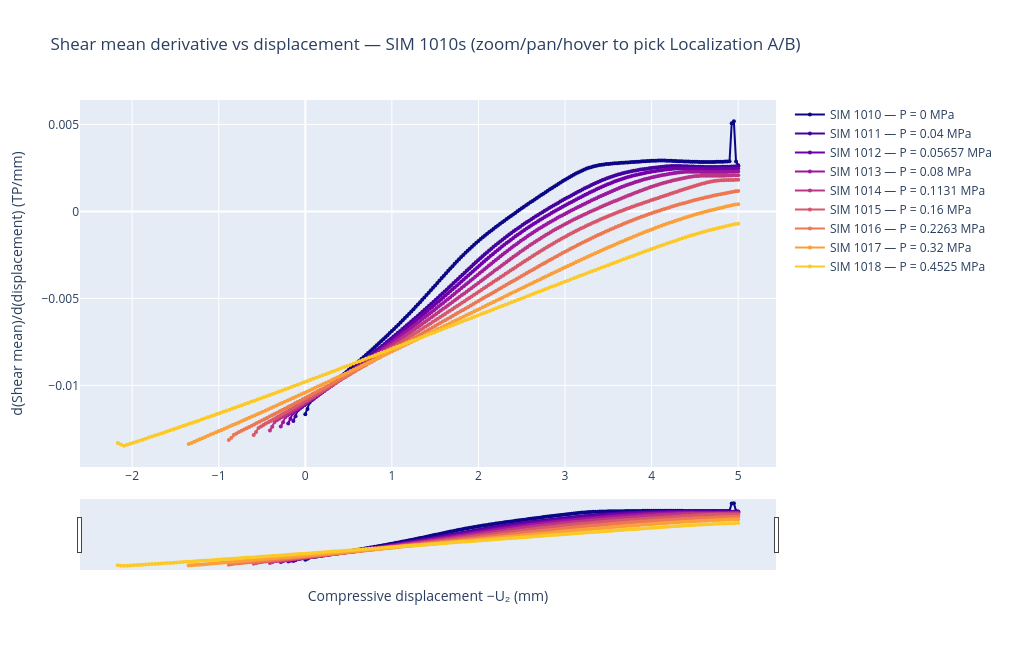

This figure's notebook cell:
### Markdown cell above
## Plot 3b — d(Shear mean)/d(displacement) vs displacement

### Code cell
import plotly.graph_objects as go

fig = go.Figure()
cmap = plt.get_cmap('plasma', len(SIMS))

for idx, sim in enumerate(SIMS):
    a2   = load_pkl(os.path.join(RESULTS_DIR, f'DATA_PICK_{sim}_A2.pkl'))
    tp2l = load_pkl(os.path.join(RESULTS_DIR, f'DATA_PICK_{sim}_TP2_L.pkl'))
    if a2 is None or tp2l is None:
        del a2, tp2l
        continue
    displ      = -np.array(a2['U2']['PERN-9999997'])
    shear_mean = np.array(tp2l['shear_mean'])
    del a2, tp2l

    dshear_dd = np.gradient(shear_mean, displ)
    r, g, b, _ = cmap(idx)
    color = f'rgb({int(r*255)},{int(g*255)},{int(b*255)})'

    fig.add_trace(go.Scatter(
        x=displ, y=dshear_dd, mode='lines+markers',
        marker=dict(size=4), line=dict(color=color),
        name=f'SIM {sim} — P = {PRESSURES[sim]:.4g} MPa',
        hovertemplate='SIM %{text}<br>displ = %{x:.4f} mm<br>d(shear)/d(displ) = %{y:.5f}<extra></extra>',
        text=[str(sim)] * len(displ),
    ))

fig.update_layout(
    title='Shear mean derivative vs displacement — SIM 1010s (zoom/pan/hover to pick Localization A/B)',
    xaxis_title='Compressive displacement −U₂ (mm)',
    yaxis_title='d(Shear mean)/d(displacement) (TP/mm)',
    width=1010, height=650,
    hovermode='closest',
)
fig.update_xaxes(rangeslider_visible=True)
fig.show()

### Figure 1 — Plotly figure (JSON) as saved in the notebook; plotly's stock layout.template omitted (floating-point values rounded to 4 significant figures; data arrays with more than 128 entries replaced by an {"elided": "..."} marker saying what was removed)
{"data": [{"hovertemplate": "SIM %{text}<br>displ = %{x:.4f} mm<br>d(shear)/d(displ) = %{y:.5f}<extra></extra>", "line": {"color": "rgb(12,7,134)"}, "marker": {"size": 4}, "mode": "lines+markers", "name": "SIM 1010 — P = 0 MPa", "text": {"elided": "201 str values"}, "type": "scatter", "x": {"elided": "201 float values"}, "y": {"elided": "201 float values"}}, {"hovertemplate": "SIM %{text}<br>displ = %{x:.4f} mm<br>d(shear)/d(displ) = %{y:.5f}<extra></extra>", "line": {"color": "rgb(69,3,158)"}, "marker": {"size": 4}, "mode": "lines+markers", "name": "SIM 1011 — P = 0.04 MPa", "text": {"elided": "201 str values"}, "type": "scatter", "x": {"elided": "201 float values"}, "y": {"elided": "201 float values"}}, {"hovertemplate": "SIM %{text}<br>displ = %{x:.4f} mm<br>d(shear)/d(displ) = %{y:.5f}<extra></extra>", "line": {"color": "rgb(114,0,168)"}, "marker": {"size": 4}, "mode": "lines+markers", "name": "SIM 1012 — P = 0.05657 MPa", "text": {"elided": "201 str values"}, "type": "scatter", "x": {"elided": "201 float values"}, "y": {"elided": "201 float values"}}, {"hovertemplate": "SIM %{text}<br>displ = %{x:.4f} mm<br>d(shear)/d(displ) = %{y:.5f}<extra></extra>", "line": {"color": "rgb(155,23,158)"}, "marker": {"size": 4}, "mode": "lines+markers", "name": "SIM 1013 — P = 0.08 MPa", "text": {"elided": "201 str values"}, "type": "scatter", "x": {"elided": "201 float values"}, "y": {"elided": "201 float values"}}, {"hovertemplate": "SIM %{text}<br>displ = %{x:.4f} mm<br>d(shear)/d(displ) = %{y:.5f}<extra></extra>", "line": {"color": "rgb(188,54,133)"}, "marker": {"size": 4}, "mode": "lines+markers", "name": "SIM 1014 — P = 0.1131 MPa", "text": {"elided": "201 str values"}, "type": "scatter", "x": {"elided": "201 float values"}, "y": {"elided": "201 float values"}}, {"hovertemplate": "SIM %{text}<br>displ = %{x:.4f} mm<br>d(shear)/d(displ) = %{y:.5f}<extra></extra>", "line": {"color": "rgb(215,87,107)"}, "marker": {"size": 4}, "mode": "lines+markers", "name": "SIM 1015 — P = 0.16 MPa", "text": {"elided": "201 str values"}, "type": "scatter", "x": {"elided": "201 float values"}, "y": {"elided": "201 float values"}}, {"hovertemplate": "SIM %{text}<br>displ = %{x:.4f} mm<br>d(shear)/d(displ) = %{y:.5f}<extra></extra>", "line": {"color": "rgb(236,120,83)"}, "marker": {"size": 4}, "mode": "lines+markers", "name": "SIM 1016 — P = 0.2263 MPa", "text": {"elided": "201 str values"}, "type": "scatter", "x": {"elided": "201 float values"}, "y": {"elided": "201 float values"}}, {"hovertemplate": "SIM %{text}<br>displ = %{x:.4f} mm<br>d(shear)/d(displ) = %{y:.5f}<extra></extra>", "line": {"color": "rgb(250,159,58)"}, "marker": {"size": 4}, "mode": "lines+markers", "name": "SIM 1017 — P = 0.32 MPa", "text": {"elided": "201 str values"}, "type": "scatter", "x": {"elided": "201 float values"}, "y": {"elided": "201 float values"}}, {"hovertemplate": "SIM %{text}<br>displ = %{x:.4f} mm<br>d(shear)/d(displ) = %{y:.5f}<extra></extra>", "line": {"color": "rgb(252,201,38)"}, "marker": {"size": 4}, "mode": "lines+markers", "name": "SIM 1018 — P = 0.4525 MPa", "text": {"elided": "201 str values"}, "type": "scatter", "x": {"elided": "201 float values"}, "y": {"elided": "201 float values"}}], "layout": {"height": 650, "hovermode": "closest", "title": {"text": "Shear mean derivative vs displacement — SIM 1010s (zoom/pan/hover to pick Localization A/B)"}, "width": 1010, "xaxis": {"rangeslider": {"visible": true}, "title": {"text": "Compressive displacement −U₂ (mm)"}}, "yaxis": {"title": {"text": "d(Shear mean)/d(displacement) (TP/mm)"}}}}
